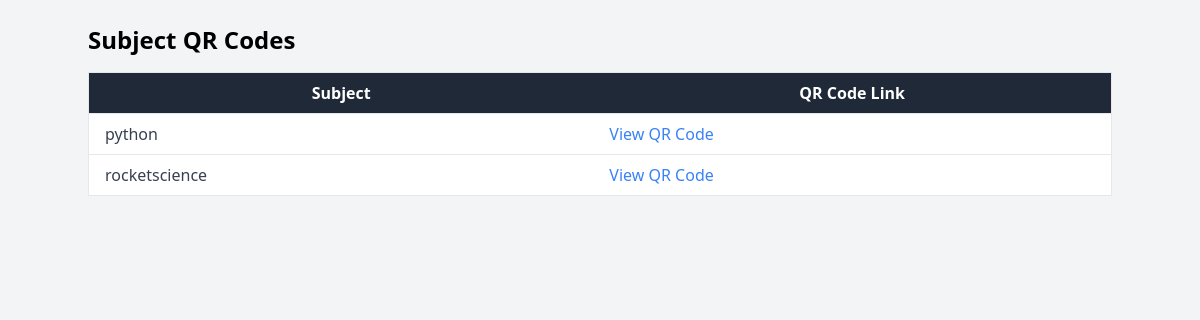
/subject-qr-codes/, run on an earlier commit of the app's database.
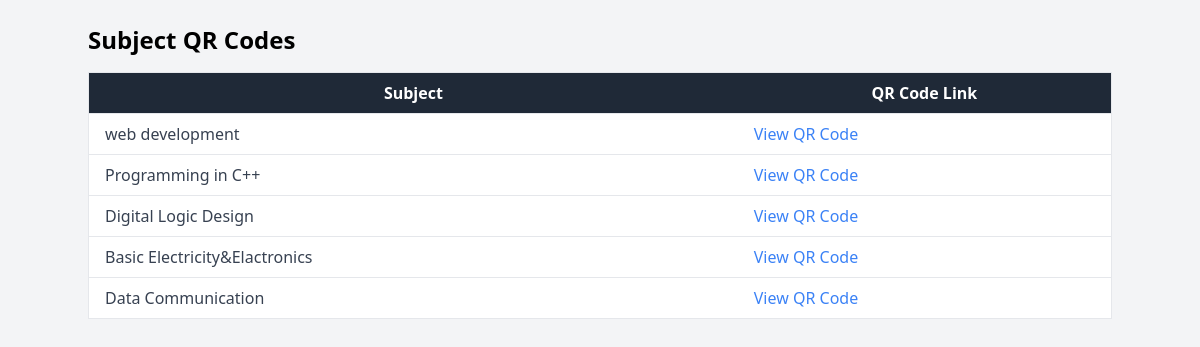
And on a later commit of the database.
### app/models.py (models this page shows, shortened)
class Subject(models.Model):
    name = models.CharField(max_length=100)

### app/views.py (the view)
# urls.py: path('subject-qr-codes/', subject_qr_codes, name='subject-qr-codes'),
def subject_qr_codes(request):
    subjects = Subject.objects.all()
    qr_code_links = []
    for subject in subjects:
        qr_code_link = f"http://192.168.195.186:8000/media/qr_codes/subject_{subject.id}.png"
        qr_code_links.append({
            'name': subject.name,
            'qr_code_link': qr_code_link
        })
    return render(request, 'subject_qr_codes.html', {'qr_code_links': qr_code_links})

### app/templates/subject_qr_codes.html (shortened to what this page needs)
<!DOCTYPE html>
<html lang="en">
<head>
    <link href="https://cdn.jsdelivr.net/npm/tailwindcss@2.2.19/dist/tailwind.min.css" rel="stylesheet">
</head>
<body class="bg-gray-100 p-6">
    <div class="container mx-auto">
        <h1 class="text-2xl font-bold mb-4">Subject QR Codes</h1>
        <div class="overflow-x-auto">
            <table class="min-w-full bg-white border border-gray-200">
                <thead class="bg-gray-800 text-white">
                    <tr>
                        <th class="px-4 py-2">Subject</th>
                        <th class="px-4 py-2">QR Code Link</th>
                    </tr>
                </thead>
                <tbody class="text-gray-700">
                    {% for item in qr_code_links %}
                        <tr class="border-t border-gray-200">
                            <td class="px-4 py-2">{{ item.name }}</td>
                            <td class="px-4 py-2"><a href="{{ item.qr_code_link }}" target="_blank" class="text-blue-500 hover:underline">View QR Code</a></td>
                        </tr>
                    {% endfor %}
                </tbody>
            </table>
        </div>
    </div>
</body>
</html>

What changed in the data, as far as the page shows it:
removed Subject: name "python"
removed Subject: name "rocketscience"
added Subject: name "web development"
added Subject: name "Programming in C++"
added Subject: name "Digital Logic Design"
added Subject: name "Basic Electricity&Elactronics"
added Subject: name "Data Communication"
Also different on the page:
new list line: "View QR Code"
list line gone: "View QR Code"
